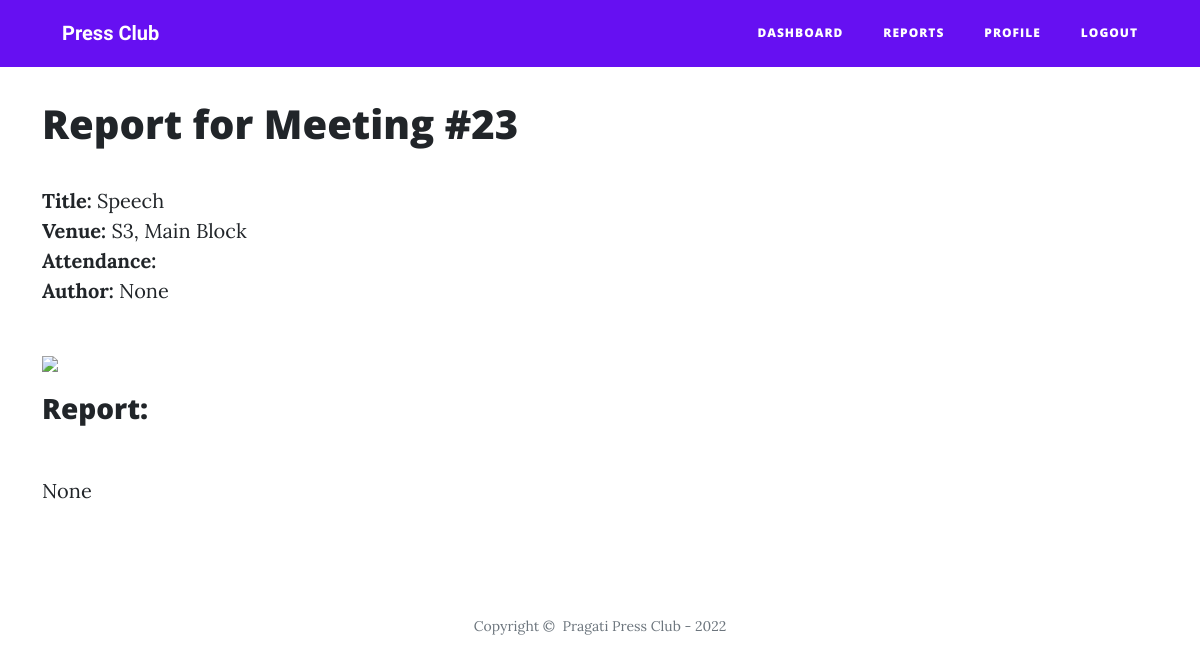
/view_report/23 (signed in), run on the app's committed database.
### project/models.py (models this page shows)
class Events(db.Model):
    __tablename__ = 'events'
    meeting_id = db.Column(db.Integer, primary_key=True, unique=True, nullable=False)
    title = db.Column(db.String(60), nullable=False)
    date = db.Column(db.String(20), nullable=False, unique=True)
    time = db.Column(db.String(20), nullable=False)
    venue = db.Column(db.String(60), nullable=False)
    author = db.Column(db.String(60))
    report = db.Column(db.String())
    image = db.Column(db.String(60))
    attendance = db.Column(db.Integer, default=0)

### project/report_routes.py (the view)
@app.route('/view_report/<id>', methods=['GET', 'POST'])
def view_report(id):
    event = Events.query.filter_by(meeting_id=id).first()
    if event:
        if current_user.is_authenticated:
            if current_user.type == "coordinator":
                return render_template('coordinator/view.html', event=event)
            if current_user.type == "admin":
                return render_template('admin/view.html', event=event)
            elif current_user.type == "student":
                return render_template('student/view.html', event=event)
        else:
            return render_template('view.html', event=event)
    else:
        return """<script>alert("Invalid meeting id");window.location='/dashboard';</script>"""

### project/models.py (called while the page is built)
@login_manager.user_loader
def load_user(user_id):
    return User.query.get(user_id)

### project/templates/student/view.html (shortened to what this page needs)
{% extends "student/student_base.html" %}
{% block content %}
<div class="container" style="margin-top: 100px;">
        <h1>Report for Meeting #{{event.meeting_id}}</h1>
        <div class="row">
            <div class="col">
                <p>
                <strong>Title: </strong>{{event.title}}<br>
                <strong>Venue: </strong>{{event.venue}}<br>
                <strong>Attendance: </strong><br>
                <strong>Author: </strong>{{event.author}}
                </p>
            </div>
        </div>
        <div class="row">
            <div class="col">
                <div class="row">
                    <div class="col">
                        <img class = "img-fluid" loading="auto" style="margin-top: 20px;margin-bottom: 20px;"src="/static/uploads/{{event.image}}">
                    </div>
                </div>
                <h3>Report:</h3>
                <p style="margin-top: 50px;">{{event.report}}</p>
            </div>
        </div>
    </div>
{% endblock %}

### data on the page
Events: meeting_id "23", title "Speech", venue "S3, Main Block", author "None", report "None"
